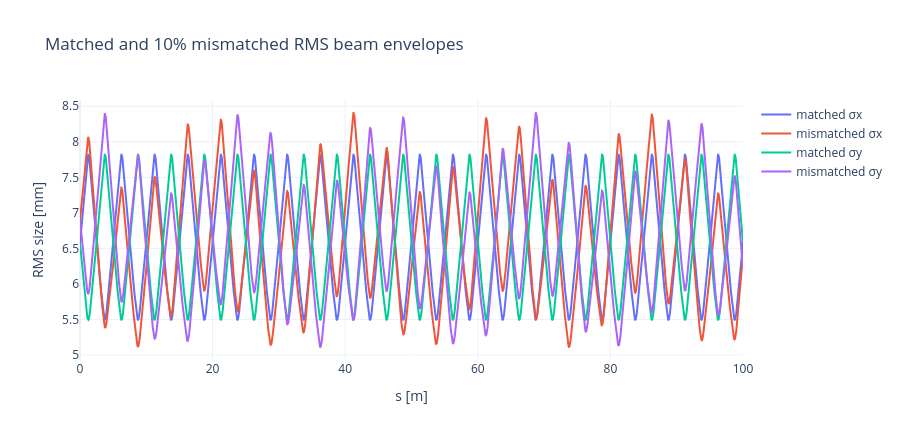
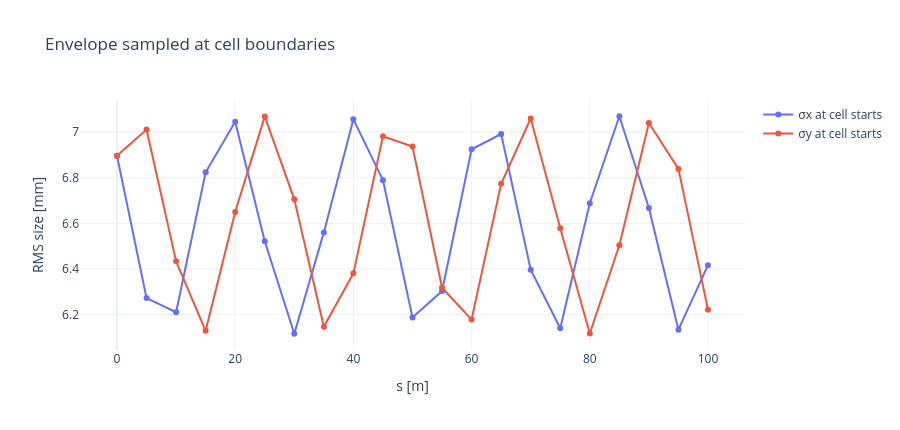

The notebook cell saved with these charts, in order:
### Markdown cell above
### D) Propagation of a mismatched beam

Initialize the beam with a 10% beta mismatch relative to the matched solution:

\[
\beta_x = 1.1\beta_{x,\mathrm{matched}},\qquad
\beta_y = 1.1\beta_{y,\mathrm{matched}},
\]

while keeping the matched alpha values.

**Q7) Count the approximate number of envelope mismatch oscillations over the 100 m beamline. Does it agree with the smooth-approximation prediction $\nu_{\mathrm{envelope}}=2\nu$?**

### Code cell
tw_mismatch_dense = qfh.twiss_dense(
    fodo_100m,
    points_per_meter=30,
    betx=float(tw_cell.betx[0]) * 1.10,
    alfx=float(tw_cell.alfx[0]),
    bety=float(tw_cell.bety[0]) * 1.10,
    alfy=float(tw_cell.alfy[0]),
)

qfh.plot_mismatch(tw_100m_dense, tw_mismatch_dense, "Matched and 10% mismatched RMS beam envelopes")
qfh.plot_cell_boundary_envelope(tw_mismatch_dense)
qfh.cell_start_envelope_table(tw_mismatch_dense).head(10)

### Figure 1 — Plotly figure (JSON) as saved in the notebook; plotly's stock layout.template omitted (floating-point values rounded to 4 significant figures; data arrays with more than 128 entries replaced by an {"elided": "..."} marker saying what was removed)
{"data": [{"mode": "lines", "name": "matched σx", "type": "scatter", "x": {"elided": "3161 float values"}, "y": {"elided": "3161 float values"}}, {"mode": "lines", "name": "mismatched σx", "type": "scatter", "x": {"elided": "3161 float values"}, "y": {"elided": "3161 float values"}}, {"mode": "lines", "name": "matched σy", "type": "scatter", "x": {"elided": "3161 float values"}, "y": {"elided": "3161 float values"}}, {"mode": "lines", "name": "mismatched σy", "type": "scatter", "x": {"elided": "3161 float values"}, "y": {"elided": "3161 float values"}}], "layout": {"height": 440, "title": {"text": "Matched and 10% mismatched RMS beam envelopes"}, "width": 900, "xaxis": {"title": {"text": "s [m]"}}, "yaxis": {"title": {"text": "RMS size [mm]"}}}}

### Figure 2 — Plotly figure (JSON) as saved in the notebook; plotly's stock layout.template omitted (floating-point values rounded to 4 significant figures)
{"data": [{"mode": "lines+markers", "name": "σx at cell starts", "type": "scatter", "x": [0.0, 5.0, 10.0, 15.0, 20.0, 25.0, 30.0, 35.0, 40.0, 45.0, 50.0, 55.0, 60.0, 65.0, 70.0, 75.0, 80.0, 85.0, 90.0, 95.0, 100.0], "y": [6.896, 6.273, 6.21, 6.824, 7.045, 6.522, 6.116, 6.56, 7.056, 6.789, 6.188, 6.303, 6.925, 6.991, 6.397, 6.141, 6.688, 7.069, 6.668, 6.134, 6.417]}, {"mode": "lines+markers", "name": "σy at cell starts", "type": "scatter", "x": [0.0, 5.0, 10.0, 15.0, 20.0, 25.0, 30.0, 35.0, 40.0, 45.0, 50.0, 55.0, 60.0, 65.0, 70.0, 75.0, 80.0, 85.0, 90.0, 95.0, 100.0], "y": [6.896, 7.011, 6.434, 6.129, 6.65, 7.069, 6.705, 6.147, 6.381, 6.982, 6.937, 6.318, 6.179, 6.773, 7.059, 6.578, 6.118, 6.504, 7.04, 6.839, 6.222]}], "layout": {"height": 430, "title": {"text": "Envelope sampled at cell boundaries"}, "width": 900, "xaxis": {"title": {"text": "s [m]"}}, "yaxis": {"title": {"text": "RMS size [mm]"}}}}
